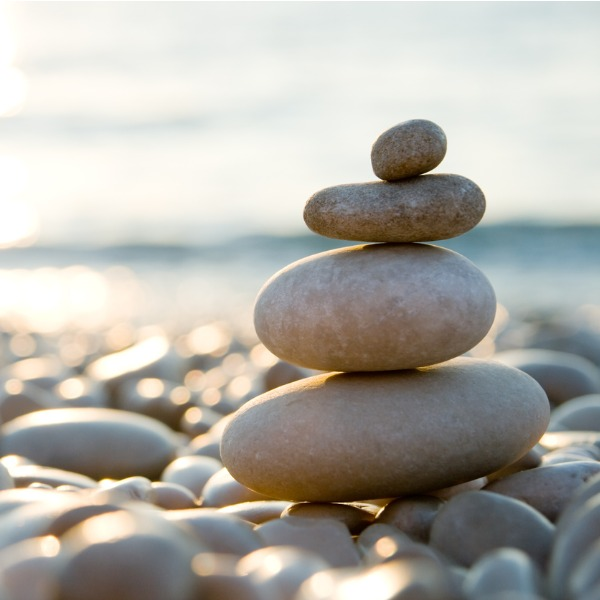
#> input picture 69432439-add-transparency/2.jpg, 600 x 600 px
$ python add_transparency.py
#> lines starting #> are read from the running program, lines starting #| are printed output that depends on the picture; after the words box and inside, x2 and y2 are one past the last pixel; in counts of white or black regions, pixels touching at a corner belong together
import cv2

# Load image and create a "overlay" image (copy of input image)
image = cv2.imread('2.jpg')
#> image is the input picture: shape (600, 600, 3); mean B, G, R 168.6, 175.5, 177.6
overlay = image.copy()
original = image.copy() # To show no transparency

# Test coordinates to draw a line
x, y, w, h = 108, 107, 193, 204

# Draw line on overlay and original input image to show difference
cv2.line(overlay, (x, y), (x + w, x + h), (36, 255, 12), 6)
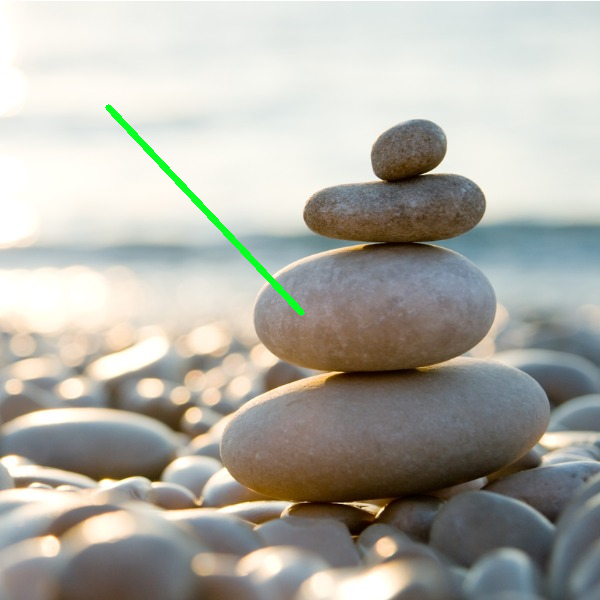
#> overlay: shape (600, 600, 3); 0.53% of pixels changed, all inside (x1, y1, x2, y2) = (105, 104, 305, 316)
cv2.line(original, (x, y), (x + w, x + h), (36, 255, 12), 6)

# [7 lines of commented-out code are left out]
alpha = 0.50

# Perform weighted addition of the input image and the overlay
result = cv2.addWeighted(overlay, alpha, image, 1 - alpha, 0)

cv2.imshow('result', result)
cv2.imshow('original', original)
cv2.waitKey()
